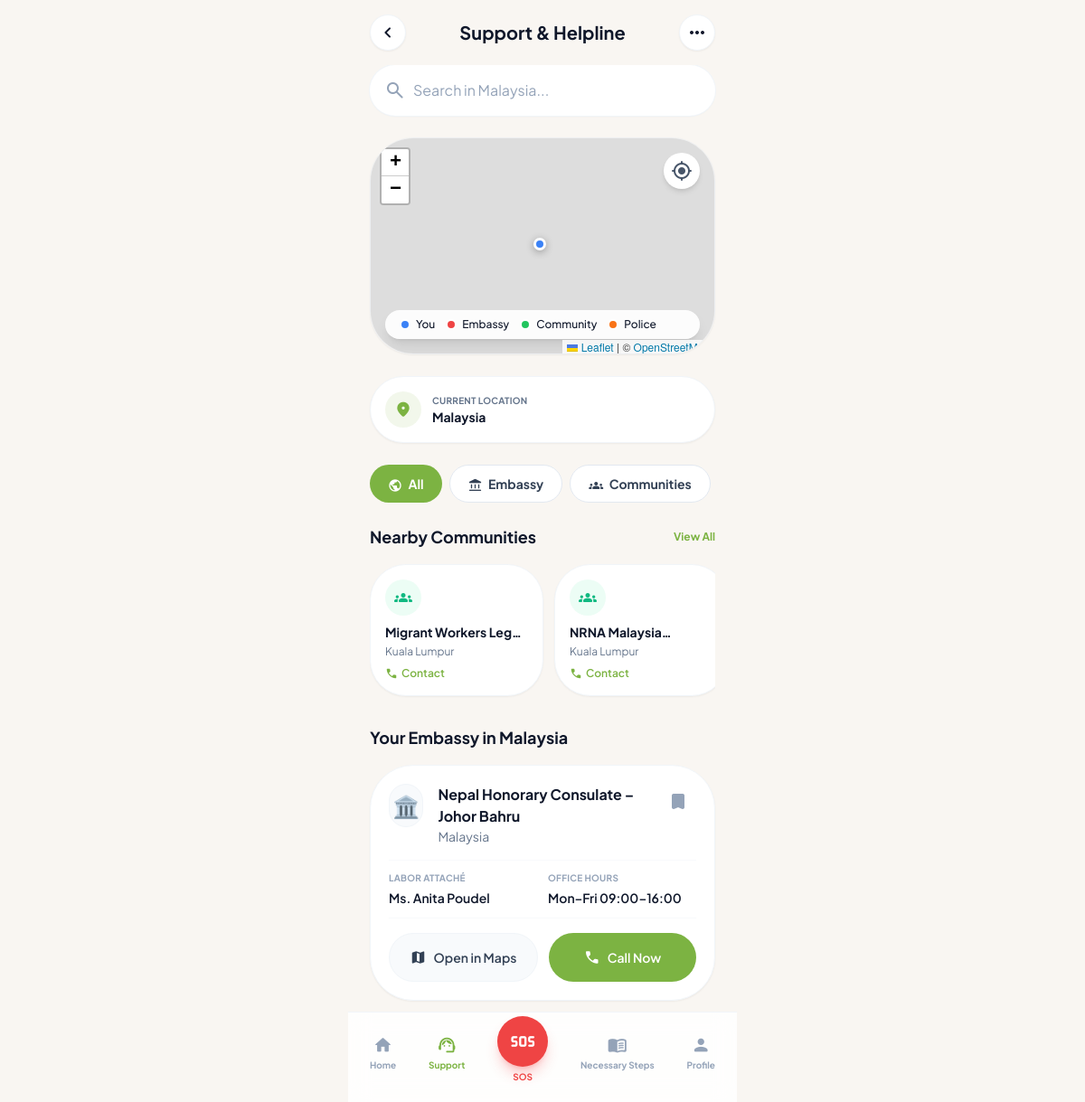
Page /embassy-contacts/ (signed in) on the committed database.
### main/models.py (models this page shows, shortened)
class User(AbstractUser):
    class ProfileType(models.TextChoices):
        WORKER = 'worker', 'Worker'
        FAMILY = 'family', 'Family Member'
    class LanguageChoice(models.TextChoices):
        ENGLISH = 'en', 'English'
        NEPALI = 'ne', 'नेपाली'
    profile_type = models.CharField(
        max_length=10,
        choices=ProfileType.choices,
        default=ProfileType.WORKER,
    )
    phone = models.CharField(max_length=20, blank=True)
    worker_id = models.CharField(max_length=30, unique=True, blank=True, null=True)
    photo = models.ImageField(upload_to='profile_photos/', blank=True, null=True)
    current_city = models.CharField(max_length=100, blank=True)
    current_country = models.CharField(max_length=100, blank=True)
    latitude = models.FloatField(blank=True, null=True)
    longitude = models.FloatField(blank=True, null=True)
    is_verified = models.BooleanField(default=False)
    is_active_worker = models.BooleanField(default=True)
    language_preference = models.CharField(
        max_length=5,
        choices=LanguageChoice.choices,
        default=LanguageChoice.ENGLISH,
    )
    dark_mode = models.BooleanField(default=False)
    location_sharing = models.BooleanField(default=True)
    checkin_reminders = models.BooleanField(default=True)
    monitored_worker = models.ForeignKey(
        'self',
        on_delete=models.SET_NULL,
        null=True,
        blank=True,
        related_name='family_members',
        limit_choices_to={'profile_type': 'worker'},
        help_text='The worker this family member is monitoring.',
    )

class Community(models.Model):
    name = models.CharField(max_length=200)
    city = models.CharField(max_length=100, blank=True)
    country = models.CharField(max_length=100, blank=True)
    community_type = models.CharField(max_length=50, blank=True, help_text='e.g. welfare, nrna, community, legal, religious, professional')
    address = models.TextField(blank=True)
    contact_person = models.CharField(max_length=150, blank=True)
    phone = models.CharField(max_length=30, blank=True)
    operating_hours = models.CharField(max_length=200, blank=True)
    availability_hours = models.CharField(max_length=200, blank=True)
    response_time = models.CharField(max_length=100, blank=True)
    latitude = models.FloatField(blank=True, null=True)
    longitude = models.FloatField(blank=True, null=True)
    class Meta:
        verbose_name_plural = 'Communities'
        ordering = ['name']

class Embassy(models.Model):
    name = models.CharField(max_length=200)
    country = models.CharField(max_length=100)
    city = models.CharField(max_length=100)
    address = models.TextField(blank=True)
    flag_emoji = models.CharField(max_length=10, blank=True)
    labor_attache_name = models.CharField(max_length=150, blank=True)
    labor_attache = models.CharField(max_length=150, blank=True, help_text='Alias for template')
    office_hours = models.CharField(max_length=200, blank=True)
    phone = models.CharField(max_length=30, blank=True)
    emergency_hotline = models.CharField(max_length=30, blank=True)
    latitude = models.FloatField(blank=True, null=True)
    longitude = models.FloatField(blank=True, null=True)
    class Meta:
        verbose_name_plural = 'Embassies'
        ordering = ['country', 'city']

### main/views.py (the view, shortened to what this page needs)
# urls.py: path('embassy-contacts/', views.embassy_contact_directory, name='embassy_contact_directory'),
@login_required(login_url='main:login')
def embassy_contact_directory(request):
    user = request.user
    query = request.GET.get('q', '')
    embassies = Embassy.objects.all()
    if user.current_country and not query:
        embassies = embassies.filter(country__icontains=user.current_country)
    elif query:
        embassies = embassies.filter(
            Q(country__icontains=query) | Q(city__icontains=query) | Q(name__icontains=query)
        )
    bookmarked_ids = set(
        user.bookmarked_embassies.values_list('embassy_id', flat=True)
    )
    current_country_embassy = Embassy.objects.filter(
        country__icontains=user.current_country
    ).first() if user.current_country else None
    user_lat = user.latitude if user.latitude else 27.7172  # Default to Kathmandu
    user_lon = user.longitude if user.longitude else 85.3240
    embassy_markers = []
    for embassy in embassies:
        if embassy.latitude and embassy.longitude:
            embassy_markers.append({
                'name': embassy.name,
                'lat': embassy.latitude,
                'lon': embassy.longitude,
                'city': embassy.city,
                'country': embassy.country,
                'phone': embassy.phone,
                'address': embassy.address,
            })
    communities = Community.objects.all()
    if user.current_country:
        communities = communities.filter(country__icontains=user.current_country)
    community_markers = []
    for community in communities[:20]:  # Limit to 20 for performance
        if community.latitude and community.longitude:
            community_markers.append({
                'name': community.name,
                'lat': community.latitude,
                'lon': community.longitude,
                'city': community.city,
                'phone': community.phone,
                'type': community.community_type,
            })
    police_markers = []
    context = {
        'embassies': embassies,
        'bookmarked_ids': bookmarked_ids,
        'current_country_embassy': current_country_embassy,
        'query': query,
        'user': user,
        'unread_count': _unread_count(user),
        'user_lat': user_lat,
        'user_lon': user_lon,
        'embassy_markers': json.dumps(embassy_markers),
        'community_markers': json.dumps(community_markers),
        'police_markers': json.dumps(police_markers),
        'communities': communities[:10],  # Pass first 10 for list display
    }
    return render(request, 'main/embassy_contact_directory.html', context)

### main/views.py (called while the page is built)
def _unread_count(user):
    if user.is_authenticated:
        return user.notifications.filter(is_read=False).count()
    return 0

### templates/main/embassy_contact_directory.html (shortened to what this page needs)
{% extends 'base.html' %}
{% block nav_support_class %}text-primary font-bold{% endblock %}
{% block extra_head %}
<link rel="stylesheet" href="https://unpkg.com/leaflet@1.9.4/dist/leaflet.css"/>
{% endblock %}
{% block header %}
<header class="px-6 py-4 flex items-center justify-between">
    <button onclick="history.back()" class="w-10 h-10 flex items-center justify-center rounded-full bg-white dark:bg-slate-800 shadow-sm border border-slate-100 dark:border-slate-700">
        <span class="material-symbols-rounded">chevron_left</span>
    </button>
    <h1 class="text-xl font-bold">Support & Helpline</h1>
    <button class="w-10 h-10 flex items-center justify-center rounded-full bg-white dark:bg-slate-800 shadow-sm border border-slate-100 dark:border-slate-700">
        <span class="material-symbols-rounded">more_horiz</span>
    </button>
</header>
{% endblock %}
{% block content %}
<div class="space-y-6">
    <form method="get" class="relative group">
        <span class="material-symbols-rounded absolute left-4 top-1/2 -translate-y-1/2 text-slate-400 group-focus-within:text-primary transition-colors">search</span>
        <input name="q" value="{{ request.GET.q|default:'' }}" class="w-full pl-12 pr-4 py-4 bg-white dark:bg-slate-800 border-none rounded-2xl shadow-sm ring-1 ring-slate-100 dark:ring-slate-700 focus:ring-2 focus:ring-primary outline-none transition-all placeholder:text-slate-400" placeholder="Search in {{ user.current_country|default:'your country' }}..." type="text"/>
    </form>
    <div class="relative w-full h-60 rounded-3xl overflow-hidden shadow-sm border border-slate-200/50 dark:border-slate-800/50">
        <div id="supportMap"></div>
        <div class="absolute top-4 right-4 flex flex-col gap-2 z-[1000]">
            <button onclick="recenterSupportMap()" class="w-10 h-10 bg-white dark:bg-slate-800 rounded-xl flex items-center justify-center shadow-md active:scale-95 transition-transform">
                <span class="material-symbols-rounded text-slate-600 dark:text-slate-300">my_location</span>
            </button>
        </div>
        <div class="absolute bottom-4 left-4 right-4 z-[999]">
            <div class="bg-white/90 dark:bg-slate-900/90 backdrop-blur-md px-4 py-2 rounded-xl shadow-lg">
                <div class="flex items-center gap-3 text-xs flex-wrap">
                    <div class="flex items-center gap-1.5">
                        <div class="w-3 h-3 rounded-full bg-blue-500 border-2 border-white"></div>
                        <span class="font-medium">You</span>
                    </div>
                    <div class="flex items-center gap-1.5">
                        <div class="w-3 h-3 rounded-full bg-red-500 border-2 border-white"></div>
                        <span class="font-medium">Embassy</span>
                    </div>
                    <div class="flex items-center gap-1.5">
                        <div class="w-3 h-3 rounded-full bg-green-500 border-2 border-white"></div>
                        <span class="font-medium">Community</span>
                    </div>
                    <div class="flex items-center gap-1.5">
                        <div class="w-3 h-3 rounded-full bg-orange-500 border-2 border-white"></div>
                        <span class="font-medium">Police</span>
                    </div>
                </div>
            </div>
        </div>
    </div>
    <div class="bg-white dark:bg-slate-800 p-4 rounded-2xl shadow-sm border border-slate-100 dark:border-slate-700">
        <div class="flex items-center justify-between">
            <div class="flex items-center gap-3">
                <div class="w-10 h-10 rounded-xl bg-primary/10 flex items-center justify-center">
                    <span class="material-symbols-rounded text-primary text-xl">location_on</span>
                </div>
                <div>
                    <p class="text-[10px] text-slate-500 uppercase font-bold tracking-wide">Current Location</p>
                    <h3 class="text-sm font-bold">{{ user.current_country|default:'United Arab Emirates' }}</h3>
                </div>
            </div>
        </div>
    </div>
    <div class="flex gap-2 overflow-x-auto hide-scrollbar">
        <button onclick="filterMap('all')" id="filter-all" class="filter-btn flex-shrink-0 px-5 py-2.5 bg-primary text-white rounded-full text-sm font-bold active:scale-95 transition-all">
            <span class="material-symbols-rounded text-[16px] align-middle mr-1">public</span> All
        </button>
        <button onclick="filterMap('embassy')" id="filter-embassy" class="filter-btn flex-shrink-0 px-5 py-2.5 bg-white dark:bg-slate-800 text-slate-700 dark:text-slate-300 border border-slate-200 dark:border-slate-700 rounded-full text-sm font-bold active:scale-95 transition-all">
            <span class="material-symbols-rounded text-[16px] align-middle mr-1">account_balance</span> Embassy
        </button>
        <button onclick="filterMap('community')" id="filter-community" class="filter-btn flex-shrink-0 px-5 py-2.5 bg-white dark:bg-slate-800 text-slate-700 dark:text-slate-300 border border-slate-200 dark:border-slate-700 rounded-full text-sm font-bold active:scale-95 transition-all">
            <span class="material-symbols-rounded text-[16px] align-middle mr-1">groups</span> Communities
        </button>
    </div>
    {% if communities %}
    <section class="space-y-4">
        <div class="flex justify-between items-center">
            <h3 class="text-lg font-bold">Nearby Communities</h3>
            <a href="{% url 'main:community_locator' %}" class="text-xs font-bold text-primary">View All</a>
        </div>
        <div class="flex gap-3 overflow-x-auto hide-scrollbar pb-2">
            {% for community in communities|slice:":5" %}
            <div class="flex-shrink-0 w-48 bg-white dark:bg-slate-800 p-4 rounded-2xl border border-slate-100 dark:border-slate-700 shadow-sm">
                <div class="w-10 h-10 rounded-xl bg-emerald-50 dark:bg-emerald-900/30 flex items-center justify-center mb-2">
                    <span class="material-symbols-rounded text-emerald-500 text-xl">groups</span>
                </div>
                <h4 class="font-bold text-sm line-clamp-1">{{ community.name }}</h4>
                <p class="text-xs text-slate-500 mt-1">{{ community.city }}</p>
                {% if community.phone %}
                <a href="tel:{{ community.phone }}" class="mt-2 text-xs text-primary font-semibold flex items-center gap-1">
                    <span class="material-symbols-rounded text-[14px]">call</span> Contact
                </a>
                {% endif %}
            </div>
            {% endfor %}
        </div>
    </section>
    {% endif %}
    {% if current_country_embassy %}
    <section class="space-y-4">
        <div class="flex justify-between items-center">
            <h3 class="text-lg font-bold">Your Embassy in {{ user.current_country|default:'Country' }}</h3>
        </div>
        <div class="bg-white dark:bg-slate-800 p-5 rounded-3xl shadow-sm border border-slate-100 dark:border-slate-700 space-y-4">
            <div class="flex justify-between items-start">
                <div class="flex gap-4">
                    <div class="w-12 h-12 rounded-2xl bg-slate-50 dark:bg-slate-900 flex items-center justify-center overflow-hidden border border-slate-100 dark:border-slate-700">
                        <span class="text-2xl">🏛️</span>
                    </div>
                    <div>
                        <h4 class="font-bold">{{ current_country_embassy.name }}</h4>
                        <p class="text-sm text-slate-500">{{ current_country_embassy.country }}</p>
                    </div>
                </div>
                <form method="post" class="inline">
                    <button type="submit" class="p-2 {% if current_country_embassy.pk in bookmarked_ids %}text-primary{% else %}text-slate-400{% endif %} hover:text-primary transition-colors">
                        <span class="material-symbols-rounded">{% if current_country_embassy.pk in bookmarked_ids %}bookmark{% else %}bookmark_border{% endif %}</span>
                    </button>
                </form>
            </div>
            <div class="grid grid-cols-2 gap-3 py-3 border-y border-slate-50 dark:border-slate-700">
                {% if current_country_embassy.labor_attache %}
                <div class="space-y-1">
                    <p class="text-[10px] uppercase tracking-wide text-slate-400 font-bold">Labor Attaché</p>
                    <p class="text-sm font-semibold">{{ current_country_embassy.labor_attache }}</p>
                </div>
                {% endif %}
                {% if current_country_embassy.office_hours %}
                <div class="space-y-1">
                    <p class="text-[10px] uppercase tracking-wide text-slate-400 font-bold">Office Hours</p>
                    <p class="text-sm font-semibold">{{ current_country_embassy.office_hours }}</p>
                </div>
                {% endif %}
            </div>
            <div class="flex gap-3">
                {% if current_country_embassy.address %}
                <a href="https://maps.google.com/?q={{ current_country_embassy.address|urlencode }}" target="_blank" class="flex-1 py-3 px-4 bg-slate-50 dark:bg-slate-900 text-slate-700 dark:text-slate-200 font-semibold rounded-xl flex items-center justify-center gap-2 text-sm border border-slate-100 dark:border-slate-700">
                    <span class="material-symbols-rounded text-lg">map</span> Open in Maps
                </a>
                {% endif %}
                {% if current_country_embassy.phone %}
                <a href="tel:{{ current_country_embassy.phone }}" class="flex-1 py-3 px-4 bg-primary text-white font-semibold rounded-xl flex items-center justify-center gap-2 text-sm">
                    <span class="material-symbols-rounded text-lg">call</span> Call Now
                </a>
                {% endif %}
            </div>
        </div>
    </section>
    {% endif %}
</div>
{% endblock %}

### templates/base.html (style rules this page uses)
body { font-family: 'Plus Jakarta Sans', sans-serif; -webkit-tap-highlight-color: transparent; }
.material-symbols-rounded { font-variation-settings: 'FILL' 1, 'wght' 400, 'GRAD' 0, 'opsz' 24; }
.hide-scrollbar { -ms-overflow-style: none; scrollbar-width: none; }

### templates/main/embassy_contact_directory.html (style rules this page uses)
#supportMap { width: 100%; height: 100%; min-height: 240px; }

### rows in the picture
User: q "Search in Malaysia...", current_country "Malaysia"
Community: name "Migrant Workers…", city "Kuala Lumpur"
Community: name "NRNA…", city "Kuala Lumpur"
Embassy: name "Nepal Honorary Consulate – Johor Bahru", country "Malaysia", labor_attache "Ms. Anita Poudel", office_hours "Mon–Fri 09:00–16:00"
